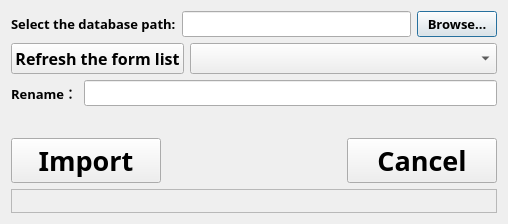
<?xml version="1.0" encoding="UTF-8"?>
<ui version="4.0">
 <class>importtable</class>
 <widget class="QDialog" name="importtable">
  <property name="geometry">
   <rect>
    <x>0</x>
    <y>0</y>
    <width>508</width>
    <height>224</height>
   </rect>
  </property>
  <property name="font">
   <font>
    <family>Microsoft Tai Le</family>
    <weight>75</weight>
    <bold>true</bold>
   </font>
  </property>
  <property name="windowTitle">
   <string>importtable</string>
  </property>
  <layout class="QVBoxLayout" name="verticalLayout">
   <item>
    <layout class="QHBoxLayout" name="horizontalLayout">
     <item>
      <widget class="QLabel" name="label">
       <property name="font">
        <font>
         <family>Microsoft Tai Le</family>
         <pointsize>10</pointsize>
         <weight>75</weight>
         <bold>true</bold>
        </font>
       </property>
       <property name="text">
        <string>Select the database path:</string>
       </property>
      </widget>
     </item>
     <item>
      <widget class="QLineEdit" name="databasePathlineEdit">
       <property name="font">
        <font>
         <family>Microsoft Tai Le</family>
         <pointsize>10</pointsize>
         <weight>75</weight>
         <bold>true</bold>
        </font>
       </property>
      </widget>
     </item>
     <item>
      <widget class="QPushButton" name="pathpushButton">
       <property name="font">
        <font>
         <pointsize>10</pointsize>
         <weight>75</weight>
         <bold>true</bold>
        </font>
       </property>
       <property name="text">
        <string>Browse...</string>
       </property>
      </widget>
     </item>
    </layout>
   </item>
   <item>
    <layout class="QHBoxLayout" name="horizontalLayout_2">
     <item>
      <widget class="QPushButton" name="refeshpushButton">
       <property name="font">
        <font>
         <family>Microsoft Tai Le</family>
         <pointsize>12</pointsize>
         <weight>75</weight>
         <bold>true</bold>
        </font>
       </property>
       <property name="text">
        <string>Refresh the form list</string>
       </property>
      </widget>
     </item>
     <item>
      <widget class="QComboBox" name="tableListcomboBox">
       <property name="sizePolicy">
        <sizepolicy hsizetype="Expanding" vsizetype="Fixed">
         <horstretch>0</horstretch>
         <verstretch>0</verstretch>
        </sizepolicy>
       </property>
       <property name="font">
        <font>
         <family>Microsoft Tai Le</family>
         <pointsize>12</pointsize>
         <weight>75</weight>
         <bold>true</bold>
        </font>
       </property>
      </widget>
     </item>
    </layout>
   </item>
   <item>
    <layout class="QHBoxLayout" name="horizontalLayout_4">
     <item>
      <widget class="QLabel" name="label_3">
       <property name="font">
        <font>
         <family>Microsoft Tai Le</family>
         <pointsize>10</pointsize>
         <weight>75</weight>
         <bold>true</bold>
        </font>
       </property>
       <property name="text">
        <string>Rename：</string>
       </property>
      </widget>
     </item>
     <item>
      <widget class="QLineEdit" name="tableRenamelineEdit">
       <property name="font">
        <font>
         <family>Microsoft Tai Le</family>
         <pointsize>10</pointsize>
         <weight>75</weight>
         <bold>true</bold>
        </font>
       </property>
      </widget>
     </item>
    </layout>
   </item>
   <item>
    <spacer name="verticalSpacer">
     <property name="orientation">
      <enum>Qt::Vertical</enum>
     </property>
     <property name="sizeHint" stdset="0">
      <size>
       <width>20</width>
       <height>42</height>
      </size>
     </property>
    </spacer>
   </item>
   <item>
    <layout class="QHBoxLayout" name="horizontalLayout_3">
     <item>
      <widget class="QPushButton" name="importpushButton">
       <property name="minimumSize">
        <size>
         <width>150</width>
         <height>0</height>
        </size>
       </property>
       <property name="font">
        <font>
         <family>Microsoft Tai Le</family>
         <pointsize>20</pointsize>
         <weight>75</weight>
         <bold>true</bold>
        </font>
       </property>
       <property name="text">
        <string>Import</string>
       </property>
      </widget>
     </item>
     <item>
      <spacer name="horizontalSpacer">
       <property name="orientation">
        <enum>Qt::Horizontal</enum>
       </property>
       <property name="sizeHint" stdset="0">
        <size>
         <width>188</width>
         <height>20</height>
        </size>
       </property>
      </spacer>
     </item>
     <item>
      <widget class="QPushButton" name="cancelpushButton">
       <property name="minimumSize">
        <size>
         <width>150</width>
         <height>0</height>
        </size>
       </property>
       <property name="font">
        <font>
         <family>Microsoft Tai Le</family>
         <pointsize>20</pointsize>
         <weight>75</weight>
         <bold>true</bold>
        </font>
       </property>
       <property name="text">
        <string>Cancel</string>
       </property>
      </widget>
     </item>
    </layout>
   </item>
   <item>
    <widget class="QLabel" name="infolabel">
     <property name="font">
      <font>
       <family>Microsoft Tai Le</family>
       <pointsize>12</pointsize>
       <weight>75</weight>
       <bold>true</bold>
      </font>
     </property>
     <property name="frameShape">
      <enum>QFrame::StyledPanel</enum>
     </property>
     <property name="text">
      <string/>
     </property>
    </widget>
   </item>
  </layout>
 </widget>
 <layoutdefault spacing="6" margin="11"/>
 <resources/>
 <connections/>
</ui>
